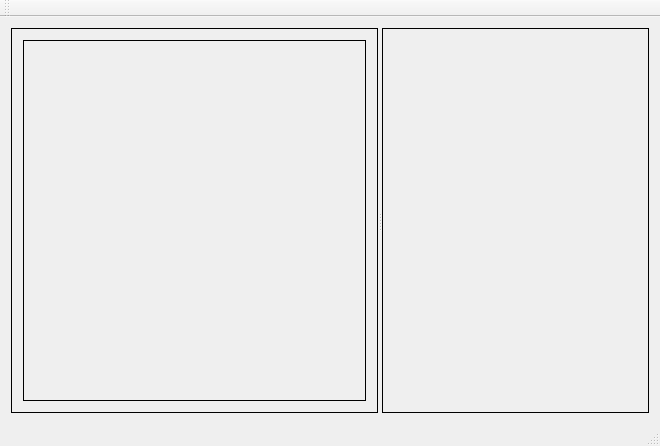
<?xml version="1.0" encoding="UTF-8"?>
<ui version="4.0">
 <class>MainWindow</class>
 <widget class="QMainWindow" name="MainWindow">
  <property name="geometry">
   <rect>
    <x>0</x>
    <y>0</y>
    <width>660</width>
    <height>446</height>
   </rect>
  </property>
  <property name="windowTitle">
   <string>MainWindow</string>
  </property>
  <widget class="QWidget" name="centralWidget">
   <layout class="QVBoxLayout" name="verticalLayout">
    <item>
     <widget class="QSplitter" name="splitter">
      <property name="orientation">
       <enum>Qt::Horizontal</enum>
      </property>
      <widget class="QFrame" name="frame_2">
       <property name="sizePolicy">
        <sizepolicy hsizetype="Expanding" vsizetype="Expanding">
         <horstretch>0</horstretch>
         <verstretch>0</verstretch>
        </sizepolicy>
       </property>
       <property name="minimumSize">
        <size>
         <width>0</width>
         <height>0</height>
        </size>
       </property>
       <property name="sizeIncrement">
        <size>
         <width>0</width>
         <height>0</height>
        </size>
       </property>
       <property name="frameShape">
        <enum>QFrame::Box</enum>
       </property>
       <layout class="QGridLayout" name="gridLayout">
        <item row="0" column="0">
         <widget class="qhUiVersion" name="qhuiversion">
          <property name="inputMethodHints">
           <set>Qt::ImhNone</set>
          </property>
          <property name="frameShape">
           <enum>QFrame::Box</enum>
          </property>
         </widget>
        </item>
       </layout>
      </widget>
      <widget class="QFrame" name="frame">
       <property name="sizePolicy">
        <sizepolicy hsizetype="Preferred" vsizetype="Preferred">
         <horstretch>0</horstretch>
         <verstretch>0</verstretch>
        </sizepolicy>
       </property>
       <property name="frameShape">
        <enum>QFrame::Box</enum>
       </property>
       <property name="frameShadow">
        <enum>QFrame::Plain</enum>
       </property>
       <layout class="QGridLayout" name="gridLayout_2">
        <item row="0" column="0">
         <widget class="MyQtPropertyBrowser" name="widget" native="true">
          <property name="minimumSize">
           <size>
            <width>0</width>
            <height>0</height>
           </size>
          </property>
          <property name="locale">
           <locale language="Chinese" country="China"/>
          </property>
          <property name="inputMethodHints">
           <set>Qt::ImhHiddenText</set>
          </property>
         </widget>
        </item>
       </layout>
      </widget>
     </widget>
    </item>
   </layout>
  </widget>
  <widget class="QMenuBar" name="menuBar">
   <property name="geometry">
    <rect>
     <x>0</x>
     <y>0</y>
     <width>660</width>
     <height>23</height>
    </rect>
   </property>
  </widget>
  <widget class="QToolBar" name="mainToolBar">
   <attribute name="toolBarArea">
    <enum>TopToolBarArea</enum>
   </attribute>
   <attribute name="toolBarBreak">
    <bool>false</bool>
   </attribute>
  </widget>
  <widget class="QStatusBar" name="statusBar"/>
 </widget>
 <layoutdefault spacing="6" margin="11"/>
 <customwidgets>
  <customwidget>
   <class>qhUiVersion</class>
   <extends>QLabel</extends>
   <header>qhuiversion.h</header>
  </customwidget>
  <customwidget>
   <class>MyQtPropertyBrowser</class>
   <extends>QWidget</extends>
   <header>myqtpropertybrowser.h</header>
   <container>1</container>
  </customwidget>
 </customwidgets>
 <resources/>
 <connections/>
</ui>
